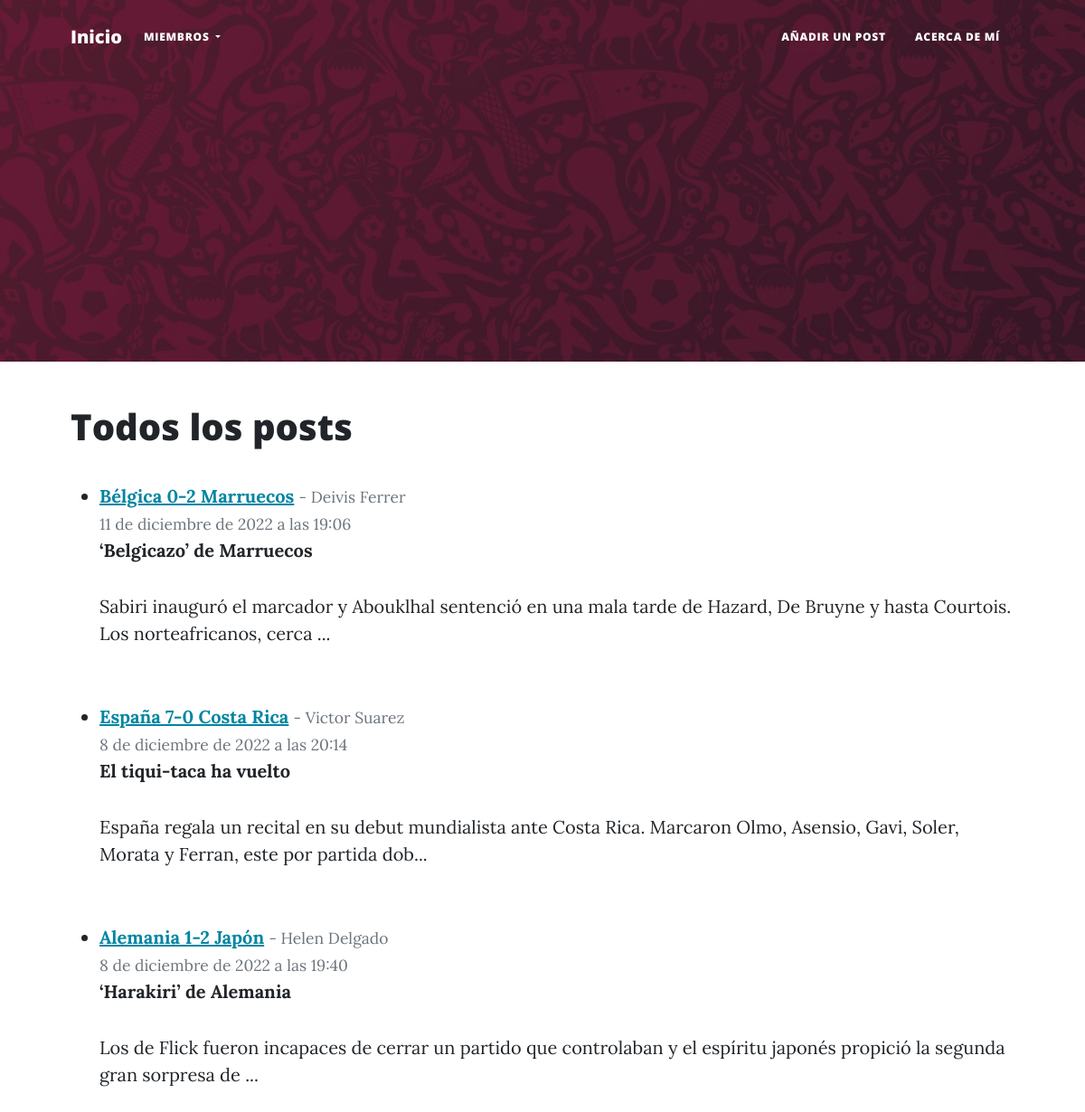
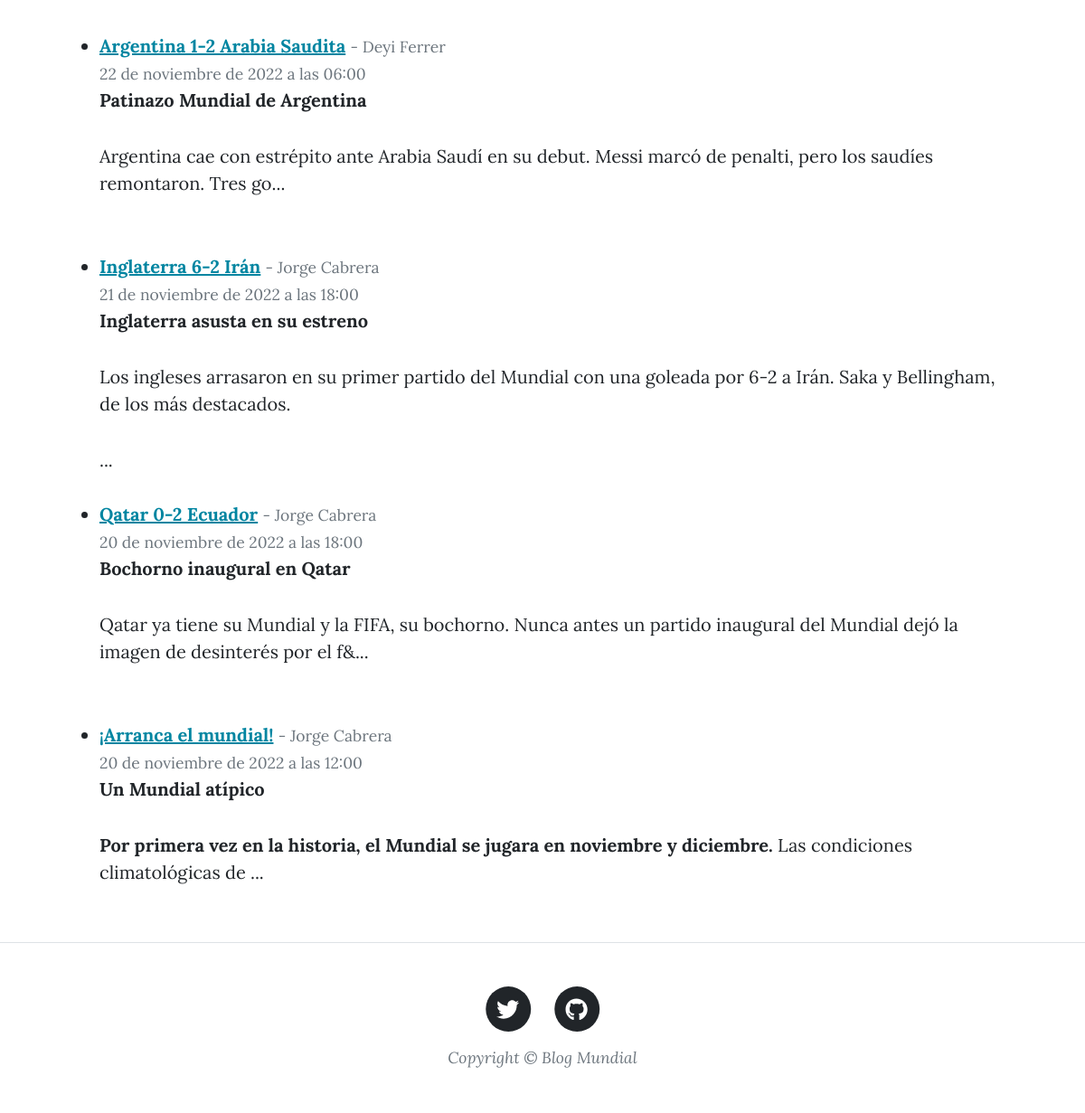
The app's page /all_posts/ (signed in) with its own data (2 pictures, top to bottom).
### Blog/models.py (models this page shows, shortened)
class Post(models.Model):
    titulo = models.CharField(max_length=255)
    subtitulo = models.CharField(max_length=255)
    autor = models.ForeignKey(User, on_delete=models.CASCADE)
    header = models.ImageField(null=True, blank=True, upload_to='images/')
    cuerpo = RichTextField(null=True, blank=True)
    fecha = models.DateTimeField(default=datetime.now())
    likes = models.ManyToManyField(User, related_name='blog_posts')

### Blog/views.py (the view)
# urls.py: path('all_posts/', AllPostsView.as_view(), name='all_posts'),
class AllPostsView(ListView):
    model = Post
    template_name = 'all_posts.html'
    ordering = ['-fecha']

### Blog/templates/all_posts.html (shortened to what this page needs)
{% extends 'post.html' %}
{% block post %}
<div class="container px-4 px-lg-5">
    <h1>
        Todos los posts
    </h1>
    <br>
    <ul>
        {% for post in object_list %}
            <li>
                <a href="{% url 'post_details' post.pk %}" class="link-primary"><u><strong>{{post.titulo}}</strong></u></a>
                <small class="text-muted">
                    - {{post.autor.first_name}} {{post.autor.last_name}}
                    <br>
                    {{post.fecha}}
                </small>
                <br>
                <strong>
                    {{post.subtitulo}}
                </strong>
                <br>
                {{post.cuerpo|slice:":150"|safe}}...
                <br><br>
            </li>
        {% endfor %}
    </ul>
</div>
{% endblock post %}

### records on screen
Post: titulo "Bélgica 0-2 Marruecos", autor.first_name "Deivis", autor.last_name "Ferrer", fecha "11 de diciembre de 2022 a las 19:06", subtitulo "‘Belgicazo’ de Marruecos", cuerpo "Sabiri inauguró el marcador y Abouklhal sentenció en una mala tarde de Hazard, De Bruyne y hasta Courtois. Los norteafricanos, cerca"
Post: titulo "España 7-0 Costa Rica", autor.first_name "Victor", autor.last_name "Suarez", fecha "8 de diciembre de 2022 a las 20:14", subtitulo "El tiqui-taca ha vuelto", cuerpo "España regala un recital en su debut mundialista ante Costa Rica. Marcaron Olmo, Asensio, Gavi, Soler, Morata y Ferran, este por partida dob"
Post: titulo "Alemania 1-2 Japón", autor.first_name "Helen", autor.last_name "Delgado", fecha "8 de diciembre de 2022 a las 19:40", subtitulo "‘Harakiri’ de Alemania", cuerpo "Los de Flick fueron incapaces de cerrar un partido que controlaban y el espíritu japonés propició la segunda gran sorpresa de"
Post: titulo "Argentina 1-2 Arabia Saudita", autor.first_name "Deyi", autor.last_name "Ferrer", fecha "22 de noviembre de 2022 a las 06:00", subtitulo "Patinazo Mundial de Argentina", cuerpo "Argentina cae con estrépito ante Arabia Saudí en su debut. Messi marcó de penalti, pero los saudíes remontaron. Tres go"
Post: titulo "Inglaterra 6-2 Irán", autor.first_name "Jorge", autor.last_name "Cabrera", fecha "21 de noviembre de 2022 a las 18:00", subtitulo "Inglaterra asusta en su estreno", cuerpo "Los ingleses arrasaron en su primer partido del Mundial con una goleada por 6-2 a Irán. Saka y Bellingham, de los más destacados."
Post: titulo "Qatar 0-2 Ecuador", autor.first_name "Jorge", autor.last_name "Cabrera", fecha "20 de noviembre de 2022 a las 18:00", subtitulo "Bochorno inaugural en Qatar", cuerpo "Qatar ya tiene su Mundial y la FIFA, su bochorno. Nunca antes un partido inaugural del Mundial dejó la imagen de desinterés por el f&"
Post: titulo "¡Arranca el mundial!", autor.first_name "Jorge", autor.last_name "Cabrera", fecha "20 de noviembre de 2022 a las 12:00", subtitulo "Un Mundial atípico", cuerpo "Por primera vez en la historia, el Mundial se jugara en noviembre y diciembre. Las condiciones climatológicas de"
